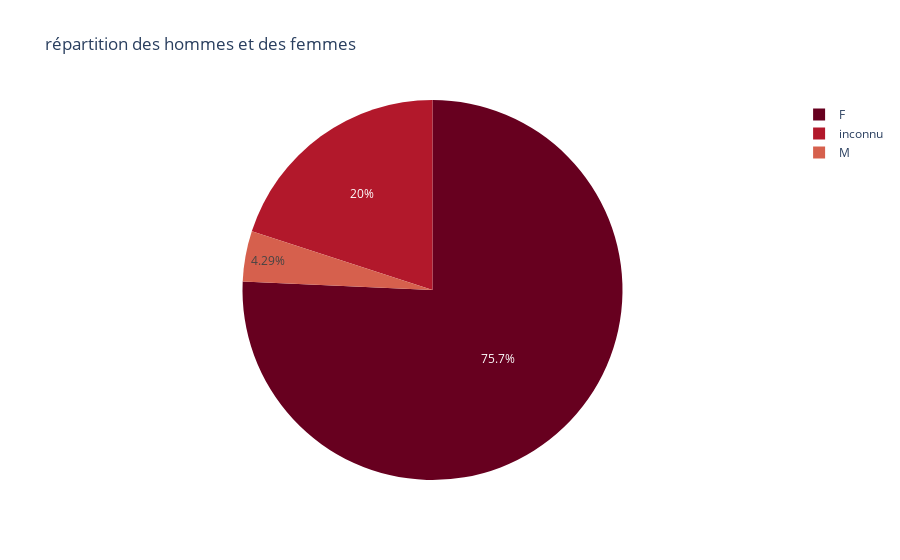

Write notebook code for a chart like this one.
### Code cell
fig_genre = px.pie(values=liste_genre_values, names=liste_genre_index, title='répartition des hommes et des femmes',color_discrete_sequence=px.colors.sequential.RdBu)
fig_genre.show()

### Figure 1 — Plotly figure (JSON) as saved in the notebook; plotly's stock layout.template omitted (floating-point values rounded to 4 significant figures)
{"data": [{"domain": {"x": [0, 1], "y": [0, 1]}, "hovertemplate": "label=%{label}<br>value=%{value}<extra></extra>", "labels": ["F", "inconnu", "M"], "legendgroup": "", "name": "", "showlegend": true, "type": "pie", "values": [265, 70, 15]}], "layout": {"autosize": true, "legend": {"tracegroupgap": 0}, "piecolorway": ["rgb(103,0,31)", "rgb(178,24,43)", "rgb(214,96,77)", "rgb(244,165,130)", "rgb(253,219,199)", "rgb(247,247,247)", "rgb(209,229,240)", "rgb(146,197,222)", "rgb(67,147,195)", "rgb(33,102,172)", "rgb(5,48,97)"], "title": {"text": "répartition des hommes et des femmes"}}}
